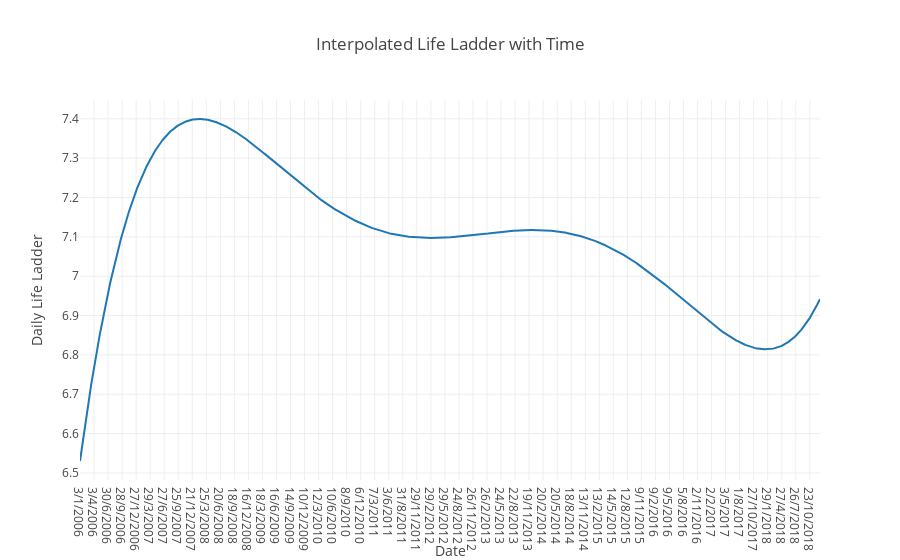

Here is the notebook cell this chart was saved with:
### Markdown cell above
## Comparison between the interpolated plot and the actual plot of the life ladder with time

### Code cell
trace = go.Scatter(
    x = LLwithStocks['Date'],
    y = LLwithStocks['Daily Life Ladder'])
data = [trace]
layout = dict(title='Interpolated Life Ladder with Time',
              xaxis = {'title':'Date'},
              yaxis = {'title':'Daily Life Ladder'},)

fig = dict(data=data, layout=layout)
# Plot and embed in ipython notebook!
iplot(fig)

### Figure 1 — Plotly figure (JSON) as saved in the notebook; plotly's stock layout.template omitted (floating-point values rounded to 4 significant figures; data arrays with more than 128 entries replaced by an {"elided": "..."} marker saying what was removed)
{"data": [{"type": "scatter", "uid": "1d2449b8-2342-46b1-92e2-621c5f08a492", "x": {"elided": "3270 str values"}, "y": {"elided": "3270 float values"}}], "layout": {"title": {"text": "Interpolated Life Ladder with Time"}, "xaxis": {"title": {"text": "Date"}}, "yaxis": {"title": {"text": "Daily Life Ladder"}}}}
